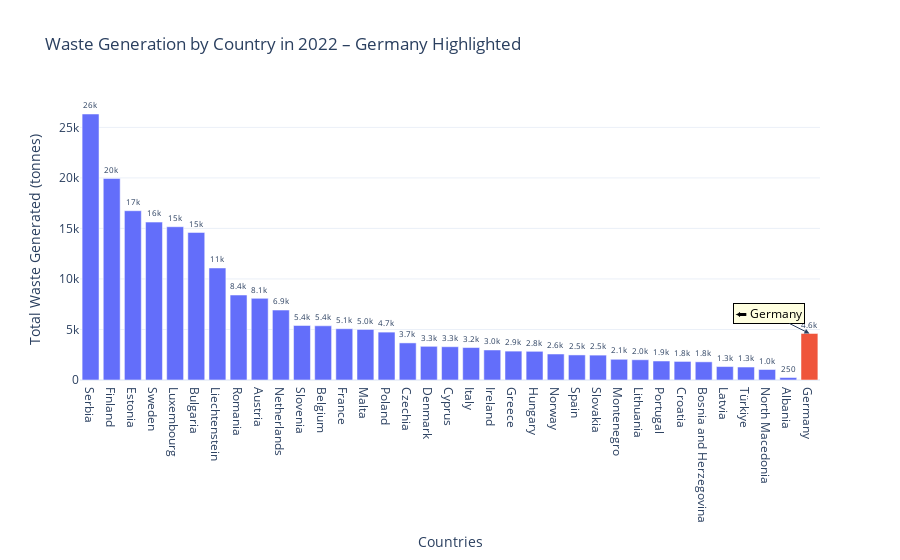

Notebook source saved alongside this figure:
### Code cell
import pandas as pd
import plotly.express as px
import plotly.graph_objects as go

# Step 1: Filter and prepare the dataset
df_filtered = df_total_waste.copy()
df_filtered = df_filtered[df_filtered['geo'] != 'EU27_2020']
df_filtered = df_filtered.dropna(subset=['OBS_VALUE'])

# Step 2: Get latest year and group
latest_year = df_filtered['TIME_PERIOD'].max()
df_latest = df_filtered[df_filtered['TIME_PERIOD'] == latest_year]

df_grouped = df_latest.groupby('Geopolitical entity (reporting)', as_index=False)['OBS_VALUE'].sum()
df_grouped = df_grouped.sort_values(by='OBS_VALUE', ascending=False)
df_grouped = df_grouped.reset_index(drop=True)

# Step 3: Add highlight column
df_grouped['Highlight'] = df_grouped['Geopolitical entity (reporting)'].apply(
    lambda x: 'Germany' if x == 'Germany' else 'Other Countries'
)

# Step 4: Create bar plot
fig = px.bar(
    df_grouped,
    x='Geopolitical entity (reporting)',
    y='OBS_VALUE',
    color='Highlight',
    text='OBS_VALUE',
    title=f"Total Waste Generation by Country in {latest_year} – Germany Highlighted",
    labels={'Geopolitical entity (reporting)': 'Countries', 'OBS_VALUE': 'Total Waste Generated (tonnes)'},
    template='plotly_white'
)

# Step 5: Get Germany’s position and value
germany_data = df_grouped[df_grouped['Geopolitical entity (reporting)'] == 'Germany']
germany_x = germany_data['Geopolitical entity (reporting)'].values[0]
germany_y = germany_data['OBS_VALUE'].values[0]

# Step 6: Add annotation
fig.add_annotation(
    x=germany_x,
    y=germany_y,
    text="⬅️ Germany",
    showarrow=True,
    arrowhead=2,
    ax=-40,
    ay=-20,
    font=dict(color="black", size=12),
    bgcolor="lightyellow",
    bordercolor="black",
    borderwidth=1
)

# Optional: Improve text formatting
fig.update_traces(texttemplate='%{text:.2s}', textposition='outside')
fig.update_layout(
    xaxis_title='Countries',
    yaxis_title='Total Waste Generated (tonnes)',
    showlegend=False,
    uniformtext_minsize=8,
    uniformtext_mode='hide'
)

fig.show()

### Figure 1 — Plotly figure (JSON) as saved in the notebook; plotly's stock layout.template omitted (floating-point values rounded to 4 significant figures)
{"data": [{"hovertemplate": "Highlight=Other Countries<br>Countries=%{x}<br>Total Waste Generated (tonnes)=%{text}<extra></extra>", "legendgroup": "Other Countries", "marker": {"color": "#636efa", "pattern": {"shape": ""}}, "name": "Other Countries", "orientation": "v", "showlegend": true, "text": [26320.0, 19950.0, 16750.0, 15630.0, 15170.0, 14600.0, 11090.0, 8410.0, 8079.0, 6921.0, 5397.0, 5363.0, 5076.0, 5004.0, 4739.0, 3672.0, 3333.0, 3294.0, 3212.0, 2971.0, 2858.0, 2838.0, 2573.0, 2480.0, 2462.0, 2050.0, 2003.0, 1878.0, 1838.0, 1797.0, 1330.0, 1284.0, 1038.0, 245.0], "textposition": "outside", "texttemplate": "%{text:.2s}", "type": "bar", "x": ["Serbia", "Finland", "Estonia", "Sweden", "Luxembourg", "Bulgaria", "Liechtenstein", "Romania", "Austria", "Netherlands", "Slovenia", "Belgium", "France", "Malta", "Poland", "Czechia", "Denmark", "Cyprus", "Italy", "Ireland", "Greece", "Hungary", "Norway", "Spain", "Slovakia", "Montenegro", "Lithuania", "Portugal", "Croatia", "Bosnia and Herzegovina", "Latvia", "Türkiye", "North Macedonia", "Albania"], "xaxis": "x", "y": [26325, 19950, 16752, 15627, 15169, 14603, 11088, 8410, 8079, 6921, 5397, 5363, 5076, 5004, 4739, 3672, 3333, 3294, 3212, 2971, 2858, 2838, 2573, 2480, 2462, 2050, 2003, 1878, 1838, 1797, 1330, 1284, 1038, 245], "yaxis": "y"}, {"hovertemplate": "Highlight=Germany<br>Countries=%{x}<br>Total Waste Generated (tonnes)=%{text}<extra></extra>", "legendgroup": "Germany", "marker": {"color": "#EF553B", "pattern": {"shape": ""}}, "name": "Germany", "orientation": "v", "showlegend": true, "text": [4604.0], "textposition": "outside", "texttemplate": "%{text:.2s}", "type": "bar", "x": ["Germany"], "xaxis": "x", "y": [4604], "yaxis": "y"}], "layout": {"annotations": [{"arrowhead": 2, "ax": -40, "ay": -20, "bgcolor": "lightyellow", "bordercolor": "black", "borderwidth": 1, "font": {"color": "black", "size": 12}, "showarrow": true, "text": "⬅️ Germany", "x": "Germany", "y": 4604}], "barmode": "relative", "legend": {"title": {"text": "Highlight"}, "tracegroupgap": 0}, "showlegend": false, "title": {"text": "Waste Generation by Country in 2022 – Germany Highlighted"}, "uniformtext": {"minsize": 8, "mode": "hide"}, "xaxis": {"anchor": "y", "domain": [0, 1], "title": {"text": "Countries"}}, "yaxis": {"anchor": "x", "domain": [0, 1], "title": {"text": "Total Waste Generated (tonnes)"}}}}
